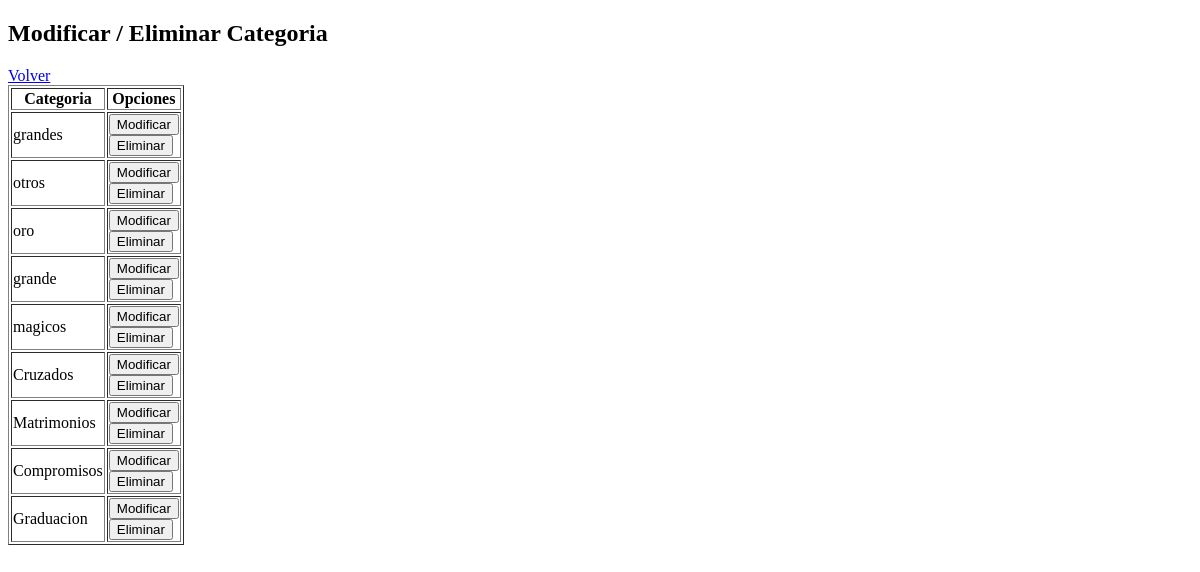
Page /backend/modificarCategoria.php on the earlier database version.
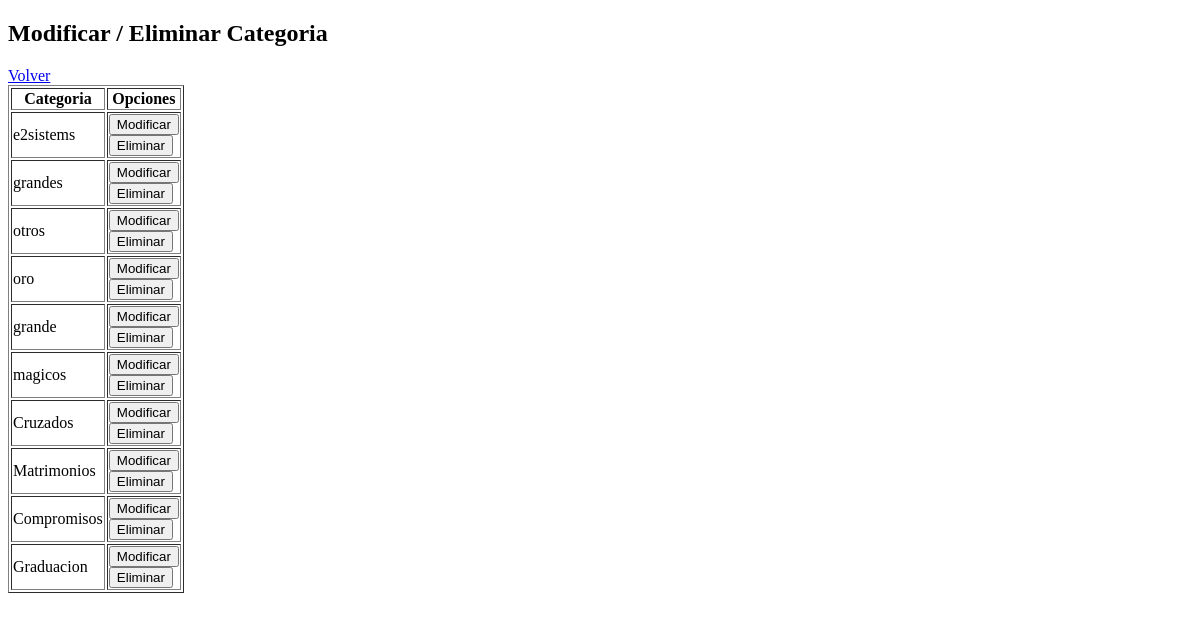
Same page on the later database version.
### tables this page shows
CREATE TABLE IF NOT EXISTS `categoria` (
  `id` int(11) NOT NULL AUTO_INCREMENT,
  `nombre` varchar(200) NOT NULL,
  `img` text NOT NULL,
  PRIMARY KEY (`id`)
);

### backend/modificarCategoria.php (the view, shortened to what this page needs)
<?php
	include '../lib/conexion.php';
	try{
		$sql= 'SELECT * FROM categoria ORDER BY id DESC';
		$s = $pdo->prepare($sql);
		$s->execute();
	}
	catch(PDOException $e){
		echo "Error al cargar las categorias";
		exit();
	}
	while ($row = $s->fetch()) {
		$categorias[] = array(
			'id' => $row['id'],
			'nombre' => $row['nombre']);
	}
?>
<!Doctype html>
<html>
	<head>
	</head>
	<body>
		<div id="content">
			<h2>Modificar / Eliminar Categoria</h2>
			<a href="menu.html.php">Volver</a>
			<table border="1">
				<thead>
					<tr>
						<th>Categoria</th>
						<th>Opciones</th>
					</tr>
				</thead>
				<tbody>
					<?php foreach($categorias as $categoria): ?>
						<tr>
							<td><?php echo $categoria['nombre']; ?></td>
							<td>
								<form action="modificaCategoria.php" method="post">
									<input type="submit" value="Modificar">
								</form>
								<form action="eliminaCategoria.php" method="post">
									<input type="submit" value="Eliminar">
								</form>
							</td>
						</tr>
					<?php endforeach; ?>
				</tbody>
			</table>
		</div>
	</body>
</html>

Differences in the rows shown:
added categoria: nombre "e2sistems"
